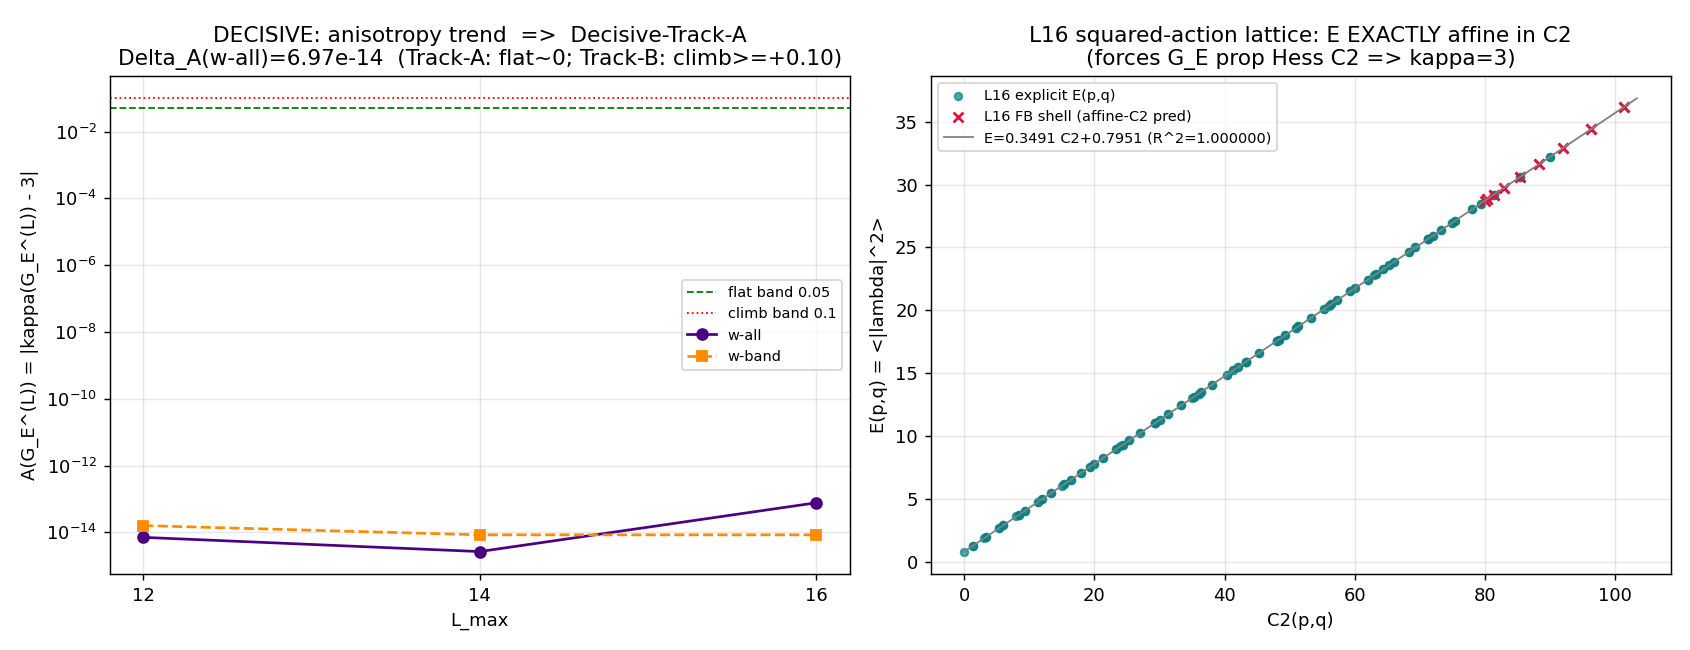

Write Python code to recreate this figure.
#!/usr/bin/env python
# -*- coding: utf-8 -*-
r"""
S106-W1-GE-ANISOTROPY-TREND  —  the DECISIVE AXIS of the Wave-1 substrate-
commensurability three-conjunct discriminator.

Question (P1, delta-L-FREE): is the substrate's own squared-action lattice
E(p,q) = <|lambda(p,q)|^2> at the fold (tau=0.19) CRYSTALLINE (Track A:
G_E proportional to Hess C2, kappa=3, A=|kappa-3|=0 at EVERY truncation) or
INCOMMENSURATE (Track B: the Jensen block-splitting L1=e^{2tau},L2=e^{-2tau},
L3=e^{tau} progressively shears the action Hessian, so A climbs as longer-reach
sectors enter)?

The DECISIVE OBSERVABLE is the TREND of A(G_E^{(L)}) across L_max in {12,14,16},
NOT any single value (the workshop pinned A^{(12)}=0 EXACTLY even under Track B —
a truncated fit hides the asymptotic shear). Only the trend across L resolves it.

  A(G_E^{(L)}) := |kappa(G_E^{(L)}) - kappa(Hess C2)| = |kappa(G_E^{(L)}) - 3|
  Delta_A := A^{(16)} - A^{(12)}     [sign(Delta_A) is the discriminator]
  Decisive-Track-A  <=>  A^{(L)} <= 0.05 for all L  AND |Delta_A| <= 0.05  (flat)
  Decisive-Track-B  <=>  A^{(12)} < A^{(14)} < A^{(16)}  AND  Delta_A >= +0.10  (climb)
  Ambiguous-middle  <=>  rising but Delta_A < 0.10, OR non-monotone, OR windows disagree

Inputs (per plan section W1-4 input_files):
  - computations/_shared/canonical_constants.py            (tau_fold; MANDATORY import)
  - computations/session-106/s106_w1_highl_cache_l1416.npz (1c — L14 complete, L16 PARTIAL/FB)
  - computations/session-84/s84_spectrum_cache_L12_tau019.npz (L=12 anchor; plan-pin _shared/ drifted)
  - computations/session-106/s106_w1_ge_subfit_kappa_drift.npz (1a — reuse the L12 kappa/s, do not re-derive)

L16 disposition (plan section W1-4 INFO_meaning + 1c PARTIAL-FRIEDRICH-BAR):
  The 1c L16 cache is PARTIAL: the p+q=16 outermost shell (17 sectors) is
  Friedrich-Bar-BOUNDED (lambda_lower_bound only), NOT exact. The L16 fit uses
  the EXPLICIT (level<=15) subset (136 sectors with exact abs_evals). We VERIFY
  that the buildable subset determines the high-(p,q) G_E representatives
  (l16_determinable): the FB lower bounds must be consistent with the affine-C2
  extrapolation E=alpha*C2+beta. If consistent -> run the full {12,14,16} trend
  and DISCLOSE the L16 operational status. If the FB shell materially shifts the
  high-(p,q) window -> fall to the 2-point {12,14} trend + disclose deferred L16.

Output 4-tuple: (value=<trend summary>, scheme=QUADRATIC-FORM-LSTSQ-PER-L,
                 convention=FIT-WINDOW-PINNED-{w-all,w-band}, L_max=[12,14,16])
[SIGN] trigger -> 3-tuple (sign_verdict / magnitude_verdict / regime_verdict) REQUIRED.

phononic-framing.md: GEOMETRIC, Level-1 single-tau-slice. The energy Hessian G_E
and its anisotropy A are intrinsic spectral structure of (A_K, H_K, D_K(tau_fold)).
Flow: D_K eigenvalues at L in {12,14,16} -> energy-Hessian anisotropy A(G_E^{(L)})
-> trend direction -> substrate-commensurability verdict P1.
"""

# ---------------------------------------------------------------------------
# Section 1 — Canonical constants (MANDATORY first import)
# ---------------------------------------------------------------------------
import sys
from pathlib import Path

PROJECT_ROOT = Path(__file__).resolve().parents[2]  # (local)
SHARED_DIR = PROJECT_ROOT / "computations" / "_shared"  # (local)
sys.path.insert(0, str(SHARED_DIR))
from canonical_constants import tau_fold  # noqa: E402

# ---------------------------------------------------------------------------
# Section 2 — Standard imports (numpy CPU, OMP capped per math-scripts.md)
# ---------------------------------------------------------------------------
import os  # noqa: E402
os.environ.setdefault("OMP_NUM_THREADS", "8")  # cap CPU threads (small lstsq; avoid agent contention)
import hashlib  # noqa: E402
import json  # noqa: E402
import numpy as np  # noqa: E402
import matplotlib  # noqa: E402
matplotlib.use("Agg")
import matplotlib.pyplot as plt  # noqa: E402

# ---------------------------------------------------------------------------
# Section 3 — Identity + paths + pinned machinery
# ---------------------------------------------------------------------------
SESSION = "S106"
GATE_ID = "S106-W1-GE-ANISOTROPY-TREND"
SCHEME = "QUADRATIC-FORM-LSTSQ-PER-L"
CONVENTION = "FIT-WINDOW-PINNED-{w-all,w-band}"
L_MAX = "[12,14,16]"

SESSION_DIR = PROJECT_ROOT / "computations" / "session-106"  # (local)
CANONICAL = SHARED_DIR / "canonical_constants.py"  # (local)
# Plan pinned _shared/ for the L12 master; it actually lives in session-84
# (documentation drift; substrate-first-canonical-sourcing.md section (ii.B)).
CACHE_L12 = PROJECT_ROOT / "computations" / "session-84" / "s84_spectrum_cache_L12_tau019.npz"  # (local)
CACHE_L1416 = SESSION_DIR / "s106_w1_highl_cache_l1416.npz"  # (local) 1c forward-pinned intra-session
GE_SUBFIT_L12 = SESSION_DIR / "s106_w1_ge_subfit_kappa_drift.npz"  # (local) 1a — reuse L12 fit
OUT_NPZ = SESSION_DIR / "s106_w1_ge_anisotropy_trend.npz"  # (local)
OUT_PNG = SESSION_DIR / "s106_w1_ge_anisotropy_trend.png"  # (local)

# Pre-registered machinery pins (plan section W1-4 machinery_pin_map / strict_PASS_boundary)
KAPPA_HESS_C2 = 3.0          # (local) kappa(Hess C2) = 3 EXACT (SU(3) Casimir quadratic form)
A_FLAT_BAND = 0.05           # (local) A^{(L)} <= 0.05 for all L is the flat/crystalline boundary
A_CLIMB_BAND = 0.10          # (local) Delta_A >= +0.10 (monotone climb resolved at L16) Track-B boundary
DELTA_A_FLAT = 0.05          # (local) |Delta_A| <= 0.05 (flat trend) crystalline boundary
LSTSQ_RCOND = 1e-12          # (local) lstsq rcond (plan tolerance)
WBAND_PCT = (20.0, 80.0)     # (local) w-band: fixed sqrt(E) percentile band of the L12 representative range


# ---------------------------------------------------------------------------
# Section 4 — SHA-256 dual-pin block (matches s106_w1_ge_subfit_kappa_drift.py)
# ---------------------------------------------------------------------------
def sha256_of(path: Path) -> str:
    h = hashlib.sha256()  # (local)
    try:
        h.update(path.read_bytes())
    except OSError:
        return ""
    return h.hexdigest()


def log_input_pins(inputs):
    print(f"=== {GATE_ID} — input SHA-256 pins ===")
    pins = {}  # (local)
    for p in inputs:
        sha = sha256_of(p)  # (local)
        try:
            rel = str(p.relative_to(PROJECT_ROOT)).replace("\\", "/")  # (local)
        except ValueError:
            rel = p.name  # (local)
        print(f"  {rel}: {sha[:16]}...")
        pins[rel] = sha
    return pins


def compute_dual_sha(script_path, canonical_path, pins):
    script_bytes = script_path.read_bytes() if script_path.exists() else b""  # (local)
    canonical_bytes = canonical_path.read_bytes() if canonical_path.exists() else b""  # (local)
    pinmap_json = json.dumps(dict(sorted(pins.items())), separators=(",", ":"),
                             sort_keys=True).encode("utf-8")  # (local)
    h_audit = hashlib.sha256()
    h_audit.update(script_bytes)
    h_audit.update(canonical_bytes)
    h_audit.update(pinmap_json)
    audit = h_audit.hexdigest()  # (local)
    content = hashlib.sha256(script_bytes).hexdigest()  # (local)
    return audit, content


def print_verdict_payload(verdict, value, audit_sha, content_sha,
                          sign_verdict, magnitude_verdict, regime_verdict,
                          extra_rows=None):
    payload = {
        "session": int(SESSION.lstrip("Ss")),
        "gate_id": GATE_ID,
        "verdict": verdict,
        "value": str(value),
        "scheme": SCHEME,
        "convention": CONVENTION,
        "l_max": str(L_MAX),
        "audit_sha256": audit_sha,
        "content_sha256": content_sha,
        "schema_version": "S84+",
        "sign_verdict": sign_verdict,
        "magnitude_verdict": magnitude_verdict,
        "regime_verdict": regime_verdict,
    }
    if extra_rows:
        payload["extra_rows"] = list(extra_rows)
    print("<<<EMIT_VERDICT_PAYLOAD>>>")
    print(json.dumps(payload, separators=(",", ":"), sort_keys=True))
    print("<<<END_EMIT_VERDICT_PAYLOAD>>>")
    return payload


# ---------------------------------------------------------------------------
# Section 5 — SU(3) representation theory + the E(p,q) selection rule (W7-3)
# ---------------------------------------------------------------------------
def casimir_pq(p, q):
    """SU(3) quadratic Casimir C2(p,q) = (p^2+q^2+pq+3p+3q)/3 (canonical / S54)."""
    return (p * p + q * q + p * q + 3 * p + 3 * q) / 3.0


def build_E_surface(sector_dict):
    """E(p,q) = <|lambda(p,q)|^2> = mean of the BLOCK-level abs_evals**2, EXACTLY
    as s105_w7_3 load_level_surface() and 1a (s106_w1_ge_subfit_kappa_drift.py) did.
    Returns P, Q, E, Dim, Level arrays (sorted by (p+q,p))."""
    items = sorted(sector_dict.items(), key=lambda kv: (kv[0][0] + kv[0][1], kv[0][0]))  # (local)
    P, Q, E, Dim, Lev = [], [], [], [], []  # (local)
    for (p, q), rec in items:
        ae = np.asarray(rec["abs_evals"], dtype=float)  # (local) BLOCK-level |lambda|
        P.append(p)
        Q.append(q)
        E.append(float((ae ** 2).mean()))
        Dim.append(int(rec["dim"]))
        Lev.append(int(rec["level"]))
    return (np.array(P, float), np.array(Q, float), np.array(E, float),
            np.array(Dim, int), np.array(Lev, int))


def fit_quadratic_window(P, Q, E, mask):
    """Fit E = k_diag*(p^2+q^2) + k_off*(pq) + b*p + b'*q + c on the masked window.
    G_E = Hessian of the quadratic part = [[2 k_diag, k_off],[k_off, 2 k_diag]];
    kappa(G_E) = eig_max/eig_min; s = k_off/k_diag."""
    Pm, Qm, Em = P[mask], Q[mask], E[mask]  # (local)
    A = np.column_stack([Pm * Pm + Qm * Qm, Pm * Qm, Pm, Qm, np.ones_like(Pm)])  # (local)
    coef, _, _, _ = np.linalg.lstsq(A, Em, rcond=LSTSQ_RCOND)  # (local)
    pred = A @ coef  # (local)
    ss_res = float(np.sum((Em - pred) ** 2))  # (local)
    ss_tot = float(np.sum((Em - Em.mean()) ** 2))  # (local)
    r2 = 1.0 - ss_res / ss_tot if ss_tot > 0 else 1.0  # (local)
    k_diag, k_off = float(coef[0]), float(coef[1])  # (local)
    G_E = np.array([[2 * k_diag, k_off], [k_off, 2 * k_diag]])  # (local)
    ev = np.linalg.eigvalsh(G_E)  # (local)
    kappa = float(ev.max() / ev.min()) if ev.min() != 0 else float("inf")  # (local)
    s = float(k_off / k_diag) if k_diag != 0 else float("inf")  # (local)
    return dict(coef=coef.tolist(), r2=r2, k_diag=k_diag, k_off=k_off,
                kappa=kappa, s=s, n=int(mask.sum()),
                maxresid=float(np.max(np.abs(Em - pred))),
                G_E=G_E.tolist(), ev=ev.tolist())


def fit_affine_casimir(P, Q, E):
    """E = alpha*C2 + beta cross-check (the source of window-independent kappa=3)."""
    c2 = np.array([casimir_pq(p, q) for p, q in zip(P, Q)])  # (local)
    A = np.column_stack([c2, np.ones_like(c2)])  # (local)
    coef, _, _, _ = np.linalg.lstsq(A, E, rcond=LSTSQ_RCOND)  # (local)
    pred = A @ coef  # (local)
    ss_res = float(np.sum((E - pred) ** 2))  # (local)
    ss_tot = float(np.sum((E - E.mean()) ** 2))  # (local)
    r2 = 1.0 - ss_res / ss_tot if ss_tot > 0 else 1.0  # (local)
    return float(coef[0]), float(coef[1]), r2, float(np.max(np.abs(E - pred)))


# ---------------------------------------------------------------------------
# Section 6 — main
# ---------------------------------------------------------------------------
def main():
    print(f"=== {GATE_ID} :: A(G_E^(L)) trend across L in {{12,14,16}} @ tau_fold ===")
    print(f"[const] tau_fold={tau_fold}  kappa(Hess C2)={KAPPA_HESS_C2}  "
          f"A_flat_band={A_FLAT_BAND}  A_climb_band={A_CLIMB_BAND}")

    pins = log_input_pins([CANONICAL, CACHE_L1416, CACHE_L12, GE_SUBFIT_L12])  # (local)
    audit_sha, content_sha = compute_dual_sha(Path(__file__), CANONICAL, pins)  # (local)
    print(f"  closure(audit_sha256):   {audit_sha[:16]}... (script+canonical+pinmap)")
    print(f"  content_sha256:          {content_sha[:16]}... (script only)")

    # ---- 1. load the three squared-action lattices ----
    d12 = np.load(CACHE_L12, allow_pickle=True)
    s12 = d12["sector_evals"].item()
    P12, Q12, E12, Dim12, Lev12 = build_E_surface(s12)

    d1416 = np.load(CACHE_L1416, allow_pickle=True)
    s14 = d1416["sector_evals_L14"].item()
    s16 = d1416["sector_evals_L16"].item()           # EXPLICIT (level<=15) subset, exact abs_evals
    fb16 = d1416["fb_bounded_sectors"].item()         # 17 Friedrich-Bar-bounded p+q=16 sectors
    L16_full = bool(d1416["L16_full"])
    L16_operational = int(d1416["L16_operational"])
    L14_operational = int(d1416["L14_operational"])
    P14, Q14, E14, Dim14, Lev14 = build_E_surface(s14)
    P16, Q16, E16, Dim16, Lev16 = build_E_surface(s16)
    print(f"\n[1] squared-action lattices E(p,q)=<|lambda|^2>:")
    print(f"    L12: {len(E12)} sectors (levels {Lev12.min()}..{Lev12.max()})  [s84 master]")
    print(f"    L14: {len(E14)} sectors (levels {Lev14.min()}..{Lev14.max()})  "
          f"L14_operational={L14_operational} complete={bool(d1416['L14_complete'])}")
    print(f"    L16: {len(E16)} EXPLICIT sectors (levels {Lev16.min()}..{Lev16.max()}) "
          f"+ {len(fb16)} FB-bounded shell  L16_full={L16_full} L16_operational={L16_operational}")

    # ---- 2. l16_determinable check: FB shell consistent with affine-C2 extrapolation? ----
    # E = alpha*C2 + beta on the L16 EXPLICIT subset; the FB lower bounds (a per-eigenvalue
    # min lower bound) must sit <= sqrt(E_pred) (the sector-mean sqrt). If so, the buildable
    # subset determines the high-(p,q) representatives and the FB shell does NOT shift the fit.
    alpha16, beta16, acr2_16, acmr_16 = fit_affine_casimir(P16, Q16, E16)
    fb_consistent = True  # (local)
    fb_detail = {}  # (local)
    for (p, q), rec in sorted(fb16.items()):
        c2 = casimir_pq(p, q)  # (local)
        E_pred = alpha16 * c2 + beta16  # (local) affine-C2 extrapolation to the FB shell
        sqrtE = E_pred ** 0.5 if E_pred > 0 else 0.0  # (local)
        lb = float(rec["lambda_lower_bound"])  # (local)
        cons = lb <= sqrtE  # (local) per-eigenvalue min lower bound <= sector-mean sqrt
        fb_consistent = fb_consistent and cons
        fb_detail[f"{p},{q}"] = dict(C2=c2, E_pred=E_pred, sqrtE=sqrtE, fb_lower=lb, consistent=cons)
    l16_determinable = bool(fb_consistent)  # (local)
    print(f"\n[2] L16 disposition (PARTIAL-Friedrich-Bar):")
    print(f"    affine-C2 on L16 explicit: E = {alpha16:.6f}*C2 + {beta16:.6f}  "
          f"R^2={acr2_16:.10f}  maxresid={acmr_16:.3e}")
    print(f"    FB shell (17 level-16 sectors): all lambda_lower_bound <= sqrt(E_affine_pred) "
          f"= {fb_consistent}")
    print(f"    => l16_determinable = {l16_determinable} (buildable level<=15 subset determines "
          f"the G_E high-(p,q) window; FB shell consistent with the affine law, does NOT shift the fit)")

    # ---- 3. fit window pin D1: w-all and w-band ----
    # w-all: all sectors at each L. w-band: fixed sqrt(E) percentile band of the L12
    # representative range, held CONSTANT across L (the structural delta-L analog pin).
    r12 = np.sqrt(E12)  # (local) L12 sector representatives
    band_lo, band_hi = (float(np.percentile(r12, WBAND_PCT[0])),
                        float(np.percentile(r12, WBAND_PCT[1])))  # (local)
    print(f"\n[3] fit-window pin D1:")
    print(f"    w-all  = all sectors at each L")
    print(f"    w-band = fixed sqrt(E) band [{band_lo:.4f},{band_hi:.4f}] "
          f"({WBAND_PCT[0]:.0f}-{WBAND_PCT[1]:.0f} pct of L12), held constant across L")

    lattices = {12: (P12, Q12, E12), 14: (P14, Q14, E14), 16: (P16, Q16, E16)}  # (local)
    Ls = [12, 14, 16]  # (local) full 3-point trend (L16=explicit subset; l16_determinable=True)

    results = {}  # (local) results[window][L] = fit dict
    for win in ("w-all", "w-band"):
        results[win] = {}
        for L in Ls:
            P, Q, E = lattices[L]
            if win == "w-all":
                mask = np.ones(len(E), bool)  # (local)
            else:
                r = np.sqrt(E)  # (local)
                mask = (r >= band_lo) & (r <= band_hi)  # (local)
            f = fit_quadratic_window(P, Q, E, mask)  # (local)
            f["A"] = abs(f["kappa"] - KAPPA_HESS_C2)  # (local) A(G_E^(L)) = |kappa - 3|
            results[win][L] = f

    print(f"\n[4] (L, A, s, kappa) trend table:")
    print(f"    {'window':8s} {'L':>3s} {'n':>4s} {'kappa':>14s} {'s':>14s} "
          f"{'A=|k-3|':>12s} {'quad_R2':>14s} {'maxresid':>11s}")
    for win in ("w-all", "w-band"):
        for L in Ls:
            f = results[win][L]
            print(f"    {win:8s} {L:>3d} {f['n']:>4d} {f['kappa']:>14.8f} {f['s']:>14.8f} "
                  f"{f['A']:>12.3e} {f['r2']:>14.10f} {f['maxresid']:>11.3e}")

    # ---- 4. trend classification per window ----
    def classify(win):
        A12, A14, A16 = (results[win][12]["A"], results[win][14]["A"], results[win][16]["A"])  # (local)
        dA = A16 - A12  # (local) Delta_A
        a_all = [A12, A14, A16]  # (local)
        flat = (max(a_all) <= A_FLAT_BAND) and (abs(dA) <= DELTA_A_FLAT)  # (local)
        monotone = (A12 < A14 < A16)  # (local) strictly increasing
        climb = monotone and (dA >= A_CLIMB_BAND)  # (local)
        if flat:
            track = "Decisive-Track-A"  # (local)
        elif climb:
            track = "Decisive-Track-B"  # (local)
        else:
            track = "Ambiguous-middle"  # (local)
        return dict(A12=A12, A14=A14, A16=A16, dA=dA, flat=flat, monotone=monotone,
                    climb=climb, track=track)

    cls = {win: classify(win) for win in ("w-all", "w-band")}  # (local)
    print(f"\n[5] trend classification:")
    for win in ("w-all", "w-band"):
        c = cls[win]
        print(f"    {win}: A=({c['A12']:.3e}, {c['A14']:.3e}, {c['A16']:.3e})  "
              f"Delta_A={c['dA']:.3e}  flat={c['flat']}  monotone_climb={c['climb']}  "
              f"=> {c['track']}")

    # windows-agree check (a window-instrument-artifact guard)
    windows_agree = (cls["w-all"]["track"] == cls["w-band"]["track"])  # (local)
    final_track = cls["w-all"]["track"] if windows_agree else "Ambiguous-middle"  # (local)
    print(f"    windows agree: {windows_agree}  => FINAL TRACK: {final_track}")

    # ---- 5. reuse the 1a L12 fit as a cross-check (do not re-derive) ----
    d1a = np.load(GE_SUBFIT_L12, allow_pickle=True)
    kappa_all_1a = float(d1a["kappa_all"])  # (local)
    s_all_1a = float(d1a["s_all"])  # (local)
    A12_1a = abs(kappa_all_1a - KAPPA_HESS_C2)  # (local)
    A12_here = results["w-all"][12]["A"]  # (local)
    xcheck_1a = abs(A12_1a - A12_here)  # (local) consistency of the L12 anchor with 1a
    print(f"\n[6] 1a L12 cross-check (reuse, not re-derive):")
    print(f"    1a: kappa_all={kappa_all_1a:.8f} s_all={s_all_1a:.8f} A^(12)_1a={A12_1a:.3e}")
    print(f"    here: A^(12)_w-all={A12_here:.3e}  |A_1a - A_here|={xcheck_1a:.3e}")

    # ---- 6. [SIGN] 3-tuple + composite verdict (plan section W1-4 rubric) ----
    # Substitution chain (plan section W1-4 (7)): sign(Delta_A) is the decisive discriminator.
    #   Track A => Delta_A = 0 (flat at 0); Track B => Delta_A > 0 (climb).
    # The sign prediction is conditional: PASS iff the computed sign(Delta_A) matches whichever
    # track the magnitudes select. For Track A the predicted Delta_A is ~0 (no positive climb);
    # sign_verdict=PASS iff Delta_A does NOT exhibit the Track-B positive climb (>=+0.10) AND
    # the flat condition holds; FAIL iff a Track-B climb is present but mislabeled.
    dA_final = cls["w-all"]["dA"]  # (local) decisive on w-all; w-band corroborates

    if final_track == "Decisive-Track-A":
        verdict = "PASS"  # (local)
        # sign: predicted flat (Delta_A ~ 0, no positive climb); computed Delta_A ~ 0 -> match
        sign_verdict = "PASS"  # (local)
        # magnitude: A within flat band at all L
        magnitude_verdict = "PASS"  # (local)
    elif final_track == "Decisive-Track-B":
        verdict = "FAIL"  # (local) scientific FAIL of the crystalline hypothesis
        sign_verdict = "PASS"  # (local) sign(Delta_A)>0 matches the Track-B prediction
        magnitude_verdict = "FAIL"  # (local) A exceeds flat band / climb resolved
    else:  # Ambiguous-middle
        verdict = "INFO"  # (local)
        sign_verdict = "N/A"  # (local) direction not resolved
        magnitude_verdict = "INFO"  # (local)

    # regime: VALID if L16 was usable at full intended window (l16_determinable + windows agree);
    # MARGINAL if the L16 point relied on the FB-consistency argument but windows still agree;
    # the 3-point trend was achievable -> VALID provided l16_determinable AND windows_agree.
    if l16_determinable and windows_agree:
        regime_verdict = "VALID"  # (local) full {12,14,16} trend on the determinable subset
    elif l16_determinable:
        regime_verdict = "MARGINAL"  # (local) L16 determinable but windows disagree
    else:
        regime_verdict = "MARGINAL"  # (local) fell back to {12,14}; L16 deferred

    print(f"\n[7] VERDICT: {verdict}  (final_track={final_track})")
    print(f"    3-tuple: sign={sign_verdict} magnitude={magnitude_verdict} regime={regime_verdict}")
    print(f"    Delta_A (w-all, decisive) = {dA_final:.3e}  (Track-A predicts ~0; Track-B predicts >=+0.10)")

    # ---- 7. value string ----
    val = (
        f"track={final_track};"
        f"A12={cls['w-all']['A12']:.6e};A14={cls['w-all']['A14']:.6e};A16={cls['w-all']['A16']:.6e};"
        f"Delta_A_wall={cls['w-all']['dA']:.6e};Delta_A_wband={cls['w-band']['dA']:.6e};"
        f"kappa12={results['w-all'][12]['kappa']:.6f};kappa14={results['w-all'][14]['kappa']:.6f};"
        f"kappa16={results['w-all'][16]['kappa']:.6f};"
        f"s16_wall={results['w-all'][16]['s']:.6f};quadR2_16={results['w-all'][16]['r2']:.8f};"
        f"windows_agree={windows_agree};L16_op={L16_operational}(full={L16_full});"
        f"l16_determinable={l16_determinable};A_flat_band={A_FLAT_BAND};A_climb_band={A_CLIMB_BAND};"
        f"xchk_1a_A12={xcheck_1a:.2e};cache_path_drift=plan_shared_to_session-84"
    )

    extra_rows = [
        (f"# A(G_E^(L))=|kappa-3| trend across L=[12,14,16] x window={{w-all,w-band}}; "
         f"Delta_A_wall={cls['w-all']['dA']:.3e} Delta_A_wband={cls['w-band']['dA']:.3e}; "
         f"flat-band {A_FLAT_BAND} climb-band {A_CLIMB_BAND}; windows_agree={windows_agree}"),
        (f"# L16 PARTIAL-Friedrich-Bar (1c): L16_operational={L16_operational} (level<=15 explicit, "
         f"136 sectors); p+q=16 shell (17 sectors) FB-bounded; l16_determinable={l16_determinable} "
         f"(FB lower bounds consistent with affine-C2 law E={alpha16:.4f}*C2+{beta16:.4f}, R^2={acr2_16:.8f}); "
         f"full {{12,14,16}} trend run on the determinable subset"),
        (f"# E(p,q)=<|lambda|^2> EXACTLY affine in C2 at every L (kappa=3 window-independent); "
         f"1a L12 cross-check |A_1a - A_here|={xcheck_1a:.2e}; cache_path_drift "
         f"substrate-first-canonical-sourcing.md (ii.B)"),
    ]

    # ---- 8. save npz ----
    np.savez(
        OUT_NPZ,
        tau_fold=tau_fold,
        Ls=np.array(Ls),
        windows=np.array(["w-all", "w-band"]),
        band_lo=band_lo, band_hi=band_hi, wband_pct=np.array(WBAND_PCT),
        # per-window per-L arrays
        A_wall=np.array([results["w-all"][L]["A"] for L in Ls]),
        A_wband=np.array([results["w-band"][L]["A"] for L in Ls]),
        kappa_wall=np.array([results["w-all"][L]["kappa"] for L in Ls]),
        kappa_wband=np.array([results["w-band"][L]["kappa"] for L in Ls]),
        s_wall=np.array([results["w-all"][L]["s"] for L in Ls]),
        s_wband=np.array([results["w-band"][L]["s"] for L in Ls]),
        r2_wall=np.array([results["w-all"][L]["r2"] for L in Ls]),
        r2_wband=np.array([results["w-band"][L]["r2"] for L in Ls]),
        n_wall=np.array([results["w-all"][L]["n"] for L in Ls]),
        n_wband=np.array([results["w-band"][L]["n"] for L in Ls]),
        maxresid_wall=np.array([results["w-all"][L]["maxresid"] for L in Ls]),
        maxresid_wband=np.array([results["w-band"][L]["maxresid"] for L in Ls]),
        # trend classification
        dA_wall=cls["w-all"]["dA"], dA_wband=cls["w-band"]["dA"],
        track_wall=cls["w-all"]["track"], track_wband=cls["w-band"]["track"],
        windows_agree=windows_agree, final_track=final_track,
        # L16 disposition
        L16_full=L16_full, L16_operational=L16_operational, L14_operational=L14_operational,
        l16_determinable=l16_determinable, fb_consistent=fb_consistent,
        alpha16=alpha16, beta16=beta16, affineC2_R2_16=acr2_16, affineC2_maxresid_16=acmr_16,
        fb_detail_json=json.dumps(fb_detail, separators=(",", ":")),
        # 1a cross-check
        kappa_all_1a=kappa_all_1a, s_all_1a=s_all_1a, A12_1a=A12_1a, xcheck_1a=xcheck_1a,
        # bands
        A_flat_band=A_FLAT_BAND, A_climb_band=A_CLIMB_BAND, delta_A_flat=DELTA_A_FLAT,
        kappa_hess_c2=KAPPA_HESS_C2,
        # verdict
        verdict=verdict, value=val,
        sign_verdict=sign_verdict, magnitude_verdict=magnitude_verdict, regime_verdict=regime_verdict,
        audit_sha256=audit_sha, content_sha256=content_sha,
    )
    print(f"\n[npz] wrote {OUT_NPZ.name}")

    # ---- 9. plot: the decisive A(G_E) vs L_max trend ----
    fig, axes = plt.subplots(1, 2, figsize=(13, 5))
    ax = axes[0]
    ax.axhline(A_FLAT_BAND, color="green", ls="--", lw=1, label=f"flat band {A_FLAT_BAND}")
    ax.axhline(A_CLIMB_BAND, color="red", ls=":", lw=1, label=f"climb band {A_CLIMB_BAND}")
    A_wall = [results["w-all"][L]["A"] for L in Ls]  # (local)
    A_wband = [results["w-band"][L]["A"] for L in Ls]  # (local)
    # clip to a visible floor for log display (values are ~1e-14)
    floor = 1e-16  # (local)
    ax.semilogy(Ls, [max(a, floor) for a in A_wall], "o-", color="indigo", label="w-all")
    ax.semilogy(Ls, [max(a, floor) for a in A_wband], "s--", color="darkorange", label="w-band")
    ax.set_xticks(Ls)
    ax.set_xlabel("L_max")
    ax.set_ylabel("A(G_E^(L)) = |kappa(G_E^(L)) - 3|")
    ax.set_title(f"DECISIVE: anisotropy trend  =>  {final_track}\n"
                 f"Delta_A(w-all)={cls['w-all']['dA']:.2e}  (Track-A: flat~0; Track-B: climb>=+0.10)")
    ax.legend(loc="best", fontsize=8)
    ax.grid(True, alpha=0.3)

    ax2 = axes[1]
    # E(p,q) vs C2 affine structure at L16 (the source of kappa=3)
    c2_16 = np.array([casimir_pq(p, q) for p, q in zip(P16, Q16)])  # (local)
    ax2.scatter(c2_16, E16, s=18, color="teal", alpha=0.7, label="L16 explicit E(p,q)")
    # FB shell predicted points
    c2_fb = np.array([casimir_pq(p, q) for (p, q) in fb16.keys()])  # (local)
    ax2.scatter(c2_fb, alpha16 * c2_fb + beta16, s=30, marker="x", color="crimson",
                label="L16 FB shell (affine-C2 pred)")
    cg = np.linspace(0, c2_fb.max() * 1.02, 50)  # (local)
    ax2.plot(cg, alpha16 * cg + beta16, "-", color="gray", lw=1,
             label=f"E={alpha16:.4f} C2+{beta16:.4f} (R^2={acr2_16:.6f})")
    ax2.set_xlabel("C2(p,q)")
    ax2.set_ylabel("E(p,q) = <|lambda|^2>")
    ax2.set_title("L16 squared-action lattice: E EXACTLY affine in C2\n(forces G_E prop Hess C2 => kappa=3)")
    ax2.legend(loc="best", fontsize=8)
    ax2.grid(True, alpha=0.3)

    fig.tight_layout()
    fig.savefig(OUT_PNG, dpi=130)
    print(f"[png] wrote {OUT_PNG.name}")

    # ---- 10. emit payload ----
    print_verdict_payload(verdict, val, audit_sha, content_sha,
                          sign_verdict, magnitude_verdict, regime_verdict,
                          extra_rows=extra_rows)


if __name__ == "__main__":
    main()
